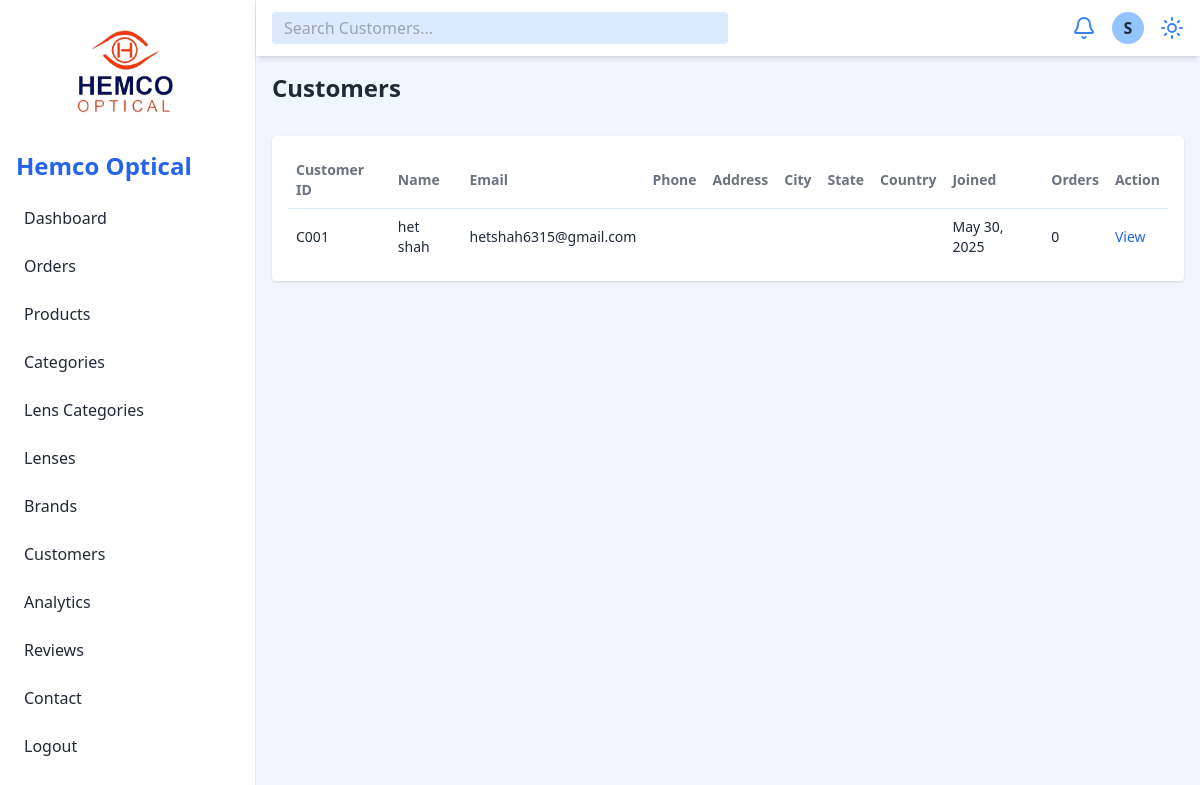
The app's page /admin/customer.php (signed in), older data.
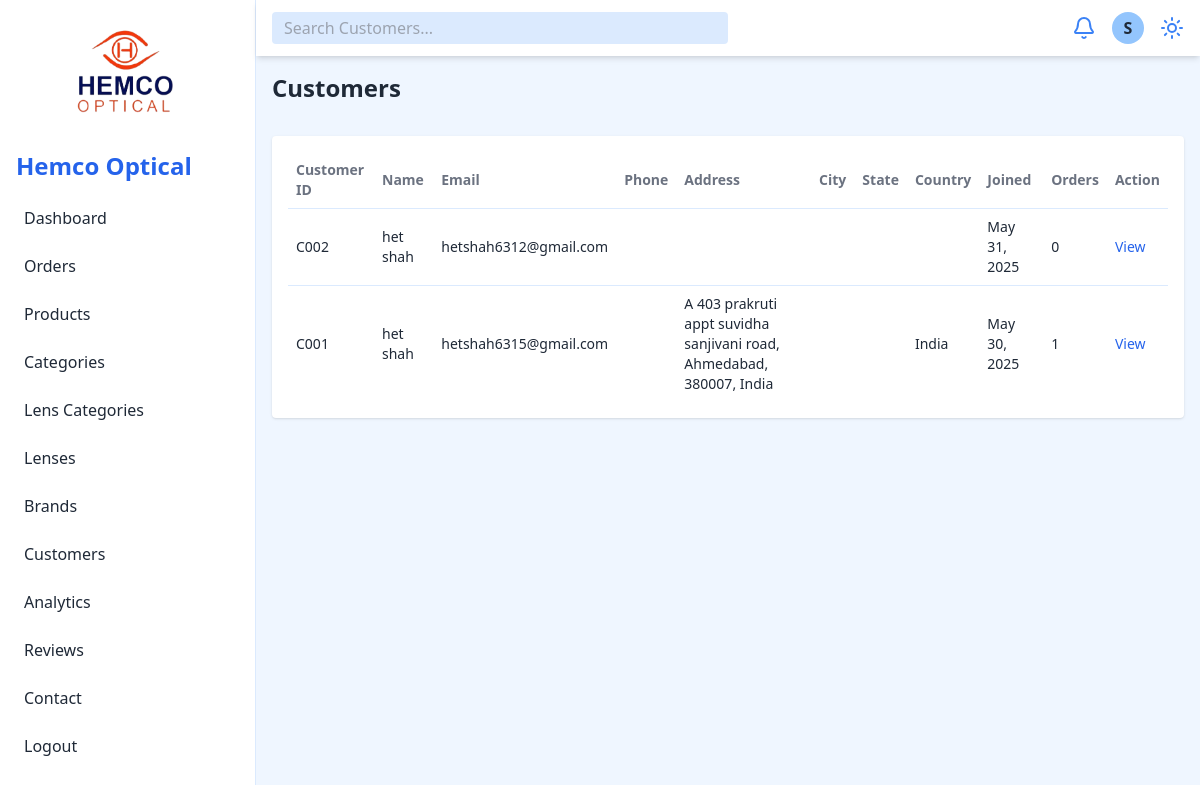
The same page, newer data.
### tables this page shows
CREATE TABLE `user` (
  `user_id` int(11) NOT NULL,
  `name` varchar(255) NOT NULL,
  `email` varchar(255) NOT NULL,
  `password` varchar(255) NOT NULL,
  `phone` varchar(15) NOT NULL,
  `address` text NOT NULL,
  `zip_code` varchar(10) NOT NULL,
  `created_at` timestamp NOT NULL DEFAULT current_timestamp(),
  `city` varchar(100) DEFAULT NULL,
  `state` varchar(100) DEFAULT NULL,
  `country` varchar(100) DEFAULT 'India'
);

### admin/customer.php (the view, shortened to what this page needs)
<?php
include 'config/db.php';
$query = "
  SELECT
    u.user_id,
    u.name,
    u.email,
    u.phone,
    u.created_at,
    (
      SELECT s.shipping_address
      FROM shipping s
      WHERE s.order_id = (
        SELECT o.order_id FROM orders o WHERE o.user_id = u.user_id ORDER BY o.created_at DESC LIMIT 1
      )
      ORDER BY s.created_at DESC LIMIT 1
    ) AS shipping_address,
    (
      SELECT s.city
      FROM shipping s
      WHERE s.order_id = (
        SELECT o.order_id FROM orders o WHERE o.user_id = u.user_id ORDER BY o.created_at DESC LIMIT 1
      )
      ORDER BY s.created_at DESC LIMIT 1
    ) AS shipping_city,
    (
      SELECT s.state
      FROM shipping s
      WHERE s.order_id = (
        SELECT o.order_id FROM orders o WHERE o.user_id = u.user_id ORDER BY o.created_at DESC LIMIT 1
      )
      ORDER BY s.created_at DESC LIMIT 1
    ) AS shipping_state,
    (
      SELECT s.country
      FROM shipping s
      WHERE s.order_id = (
        SELECT o.order_id FROM orders o WHERE o.user_id = u.user_id ORDER BY o.created_at DESC LIMIT 1
      )
      ORDER BY s.created_at DESC LIMIT 1
    ) AS shipping_country,
    COUNT(o.order_id) AS total_orders
  FROM user u
  LEFT JOIN orders o ON o.user_id = u.user_id
  GROUP BY u.user_id
  ORDER BY u.created_at DESC
";
$result = mysqli_query($conn, $query);
?>
<!DOCTYPE html>
<html lang="en">
<head>
  <?php include 'include/header.php'; ?>
</head>
<body class="bg-blue-50 text-gray-800 dark:bg-gray-900 dark:text-gray-100">
  <div class="flex h-screen overflow-hidden">
    <?php include 'include/navbar.php'; ?>
    <div class="flex-1 flex flex-col">
      <header class="flex justify-between items-center bg-white dark:bg-gray-800 px-4 py-3 shadow-md">
        <input type="text" placeholder="Search Customers..." class="px-3 py-1 rounded bg-blue-100 dark:bg-gray-700 w-1/2">
        <div class="flex items-center space-x-4">
          <button class="text-blue-500 dark:text-blue-300"><i data-lucide="bell"></i></button>
          <div class="w-8 h-8 bg-blue-300 dark:bg-gray-600 rounded-full flex items-center justify-center font-bold">S</div>
          <button id="theme-toggle" class="text-blue-500 dark:text-blue-300" title="Toggle Theme">
            <i data-lucide="sun"></i>
          </button>
        </div>
      </header>
      <main class="p-4 overflow-auto grid grid-cols-1 gap-4">
        <h2 class="text-2xl font-semibold mb-4">Customers</h2>
        <div class="bg-white dark:bg-gray-800 p-4 rounded shadow">
          <div class="overflow-x-auto">
            <table class="min-w-full text-left text-sm block md:table">
              <thead>
                <tr class="text-gray-500 dark:text-gray-300">
                  <th class="p-2">Customer ID</th>
                  <th class="p-2">Name</th>
                  <th class="p-2">Email</th>
                  <th class="p-2">Phone</th>
                  <th class="p-2">Address</th>
                  <th class="p-2">City</th>
                  <th class="p-2">State</th>
                  <th class="p-2">Country</th>
                  <th class="p-2">Joined</th>
                  <th class="p-2">Orders</th>
                  <th class="p-2">Action</th>
                </tr>
              </thead>
              <tbody>
                <?php while ($row = mysqli_fetch_assoc($result)) { ?>
                  <tr class="border-t border-blue-100 dark:border-gray-700">
                    <td class="p-2">C<?= str_pad($row['user_id'], 3, '0', STR_PAD_LEFT); ?></td>
                    <td class="p-2"><?= htmlspecialchars($row['name']); ?></td>
                    <td class="p-2"><?= htmlspecialchars($row['email']); ?></td>
                    <td class="p-2"><?= htmlspecialchars($row['phone']); ?></td>
                    <td class="p-2"><?= htmlspecialchars($row['shipping_address'] ?: ''); ?></td>
                    <td class="p-2"><?= htmlspecialchars($row['shipping_city'] ?: ''); ?></td>
                    <td class="p-2"><?= htmlspecialchars($row['shipping_state'] ?: ''); ?></td>
                    <td class="p-2"><?= htmlspecialchars($row['shipping_country'] ?: ''); ?></td>
                    <td class="p-2"><?= date('M d, Y', strtotime($row['created_at'])); ?></td>
                    <td class="p-2"><?= $row['total_orders']; ?></td>
                    <td class="p-2 space-x-2">
                      <a href="view-customer.php?id=<?= $row['user_id']; ?>" class="text-blue-600 hover:underline">View</a>
                    </td>
                  </tr>
                <?php } ?>
              </tbody>
            </table>
          </div>
        </div>
      </main>
    </div>
  </div>
  </body>
</html>

Row changes from the older to the newer data that the page shows:
added user: user_id "002", name "het shah", email "hetshah6312@gmail.com", created_at "May 31, 2025", total_orders "0"
shown differently, row unchanged: user "hetshah6315@gmail.com": shipping_address (not shown) → "A 403 prakruti appt suvidha sanjivani road, Ahmedabad, 380007, India"; shipping_country (not shown) → "India"; total_orders "0" → "1"
